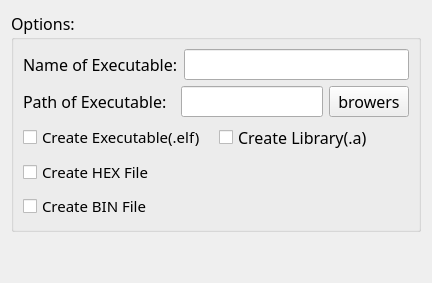
       <widget class="QWidget" name="tab_3">
        <attribute name="title">
         <string>output</string>
        </attribute>
        <layout class="QVBoxLayout" name="verticalLayout_38">
         <item>
          <layout class="QVBoxLayout" name="verticalLayout_37">
           <item>
            <widget class="QGroupBox" name="groupBox_16">
             <property name="font">
              <font>
               <family>微软雅黑</family>
               <pointsize>12</pointsize>
              </font>
             </property>
             <property name="title">
              <string>Options:</string>
             </property>
             <layout class="QVBoxLayout" name="verticalLayout_36">
              <item>
               <layout class="QVBoxLayout" name="verticalLayout_35">
                <item>
                 <layout class="QGridLayout" name="gridLayout_34">
                  <item row="0" column="0">
                   <widget class="QLabel" name="label_29">
                    <property name="text">
                     <string>Name of Executable:</string>
                    </property>
                   </widget>
                  </item>
                  <item row="0" column="1">
                   <widget class="QLineEdit" name="lineEdit_19"/>
                  </item>
                 </layout>
                </item>
                <item>
                 <layout class="QGridLayout" name="gridLayout_35">
                  <item row="0" column="0">
                   <widget class="QLabel" name="label_31">
                    <property name="text">
                     <string>Path of Executable:  </string>
                    </property>
                   </widget>
                  </item>
                  <item row="0" column="1">
                   <widget class="QLineEdit" name="lineEdit_21"/>
                  </item>
                  <item row="0" column="2">
                   <widget class="QPushButton" name="pushButton_9">
                    <property name="text">
                     <string>browers</string>
                    </property>
                   </widget>
                  </item>
                 </layout>
                </item>
                <item>
                 <layout class="QVBoxLayout" name="verticalLayout_33">
                  <item>
                   <layout class="QGridLayout" name="gridLayout_38">
                    <item row="0" column="0">
                     <widget class="QCheckBox" name="checkBox_16">
                      <property name="font">
                       <font>
                        <family>微软雅黑</family>
                        <pointsize>11</pointsize>
                       </font>
                      </property>
                      <property name="text">
                       <string>Create Executable(.elf)</string>
                      </property>
                     </widget>
                    </item>
                    <item row="0" column="1">
                     <widget class="QCheckBox" name="checkBox_17">
                      <property name="text">
                       <string>Create Library(.a)</string>
                      </property>
                     </widget>
                    </item>
                   </layout>
                  </item>
                  <item>
                   <widget class="QCheckBox" name="checkBox_18">
                    <property name="font">
                     <font>
                      <family>微软雅黑</family>
                      <pointsize>11</pointsize>
                     </font>
                    </property>
                    <property name="text">
                     <string>Create HEX File</string>
                    </property>
                   </widget>
                  </item>
                  <item>
                   <widget class="QCheckBox" name="checkBox_19">
                    <property name="font">
                     <font>
                      <family>微软雅黑</family>
                      <pointsize>11</pointsize>
                     </font>
                    </property>
                    <property name="text">
                     <string>Create BIN File</string>
                    </property>
                   </widget>
                  </item>
                 </layout>
                </item>
               </layout>
              </item>
             </layout>
            </widget>
           </item>
           <item>
            <spacer name="verticalSpacer_2">
             <property name="orientation">
              <enum>Qt::Vertical</enum>
             </property>
             <property name="sizeHint" stdset="0">
              <size>
               <width>20</width>
               <height>40</height>
              </size>
             </property>
            </spacer>
           </item>
          </layout>
         </item>
        </layout>
       </widget>
